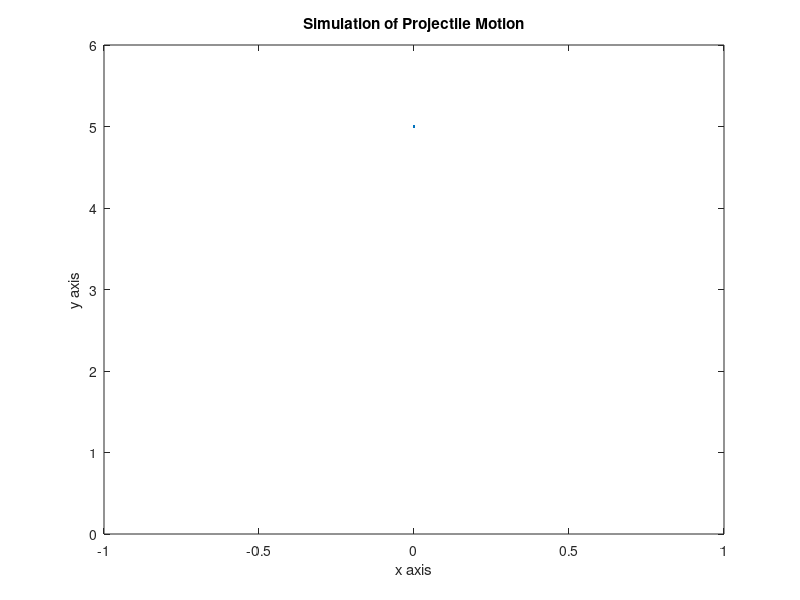

The MATLAB script that drew this image:
% University of Santo Tomas
% Faculty of Engineering
% Electronics Engineering Department
% First Term, AY 2019-2020

% Machine Problem
% ECE2112: Advanced Computer Programming and Algorithms

% Marvin Dale Wong & Aaron Vincent Zabala
% 2ECE-A

%{

Create a program that plots the trajectory, from the initial height to the 
ground, of a projectile accelerating both in the horizontal and vertical 
directions. The program must accept the following as inputs:

1. initial height of the projectile above the ground in meters
2. magnitude of velocity in m/s
3. the angle in degrees with respect to the +x-axis at which the projectile 
   is fired
4. x-component of the acceleration
5. y-component of the acceleration

The program must also have error detection for the instance the user inputs 
zero acceleration for the vertical component. (If the vertical acceleration 
is zero, then there would be no free fall.) You may use the error command.
Do not forget to put axis labels and grids on your plot. No restrictions on 
the line style and width. Do not use white for the line color.

%}

% inputs
s0 = input('Enter the value of Initial Height of the Projectile above the ground in meters: ');
v0 = input('Enter the value of Initial Velocity: ');
theta0 = input('Enter the value of the Angle of the Projectile in Degrees: ');
ax = input('Enter the value of the Horizontal Acceleration: ');
ay = input('Enter the value of the Vertical Acceleration: ');

% error detection when the user inputs zero acceleration for the vertical component
if ay == 0
    
    disp('Error! Vertical acceleration cannot be zero.')
    return
    
end

% components of the velocity
V0x = v0 * cosd(theta0);
V0y = v0 * sind(theta0);

t = max(roots([(ay/2),V0y,s0])); %time
displacement = 0:0.01:t; %displacement

x2 = zeros(1, length(displacement) + 1);
y2 = zeros(1, length(displacement) + 1);

t = 0;
y2(1) = s0;

% finding the values of the motion
for i = 1:length(displacement)
    
    xt = (ax * (t^2))/2 + V0x *t;
    yt = (ay * (t^2))/2 + V0y *t + s0;
    
    x2(i+1) = xt;
    y2(i+1) = yt;
   
    t = t+ 0.01;
    
end

plot(x2,y2)

ylim([0, max(y2)+1])

title('Simulation of Projectile Motion')
xlabel('x axis')
ylabel('y axis')